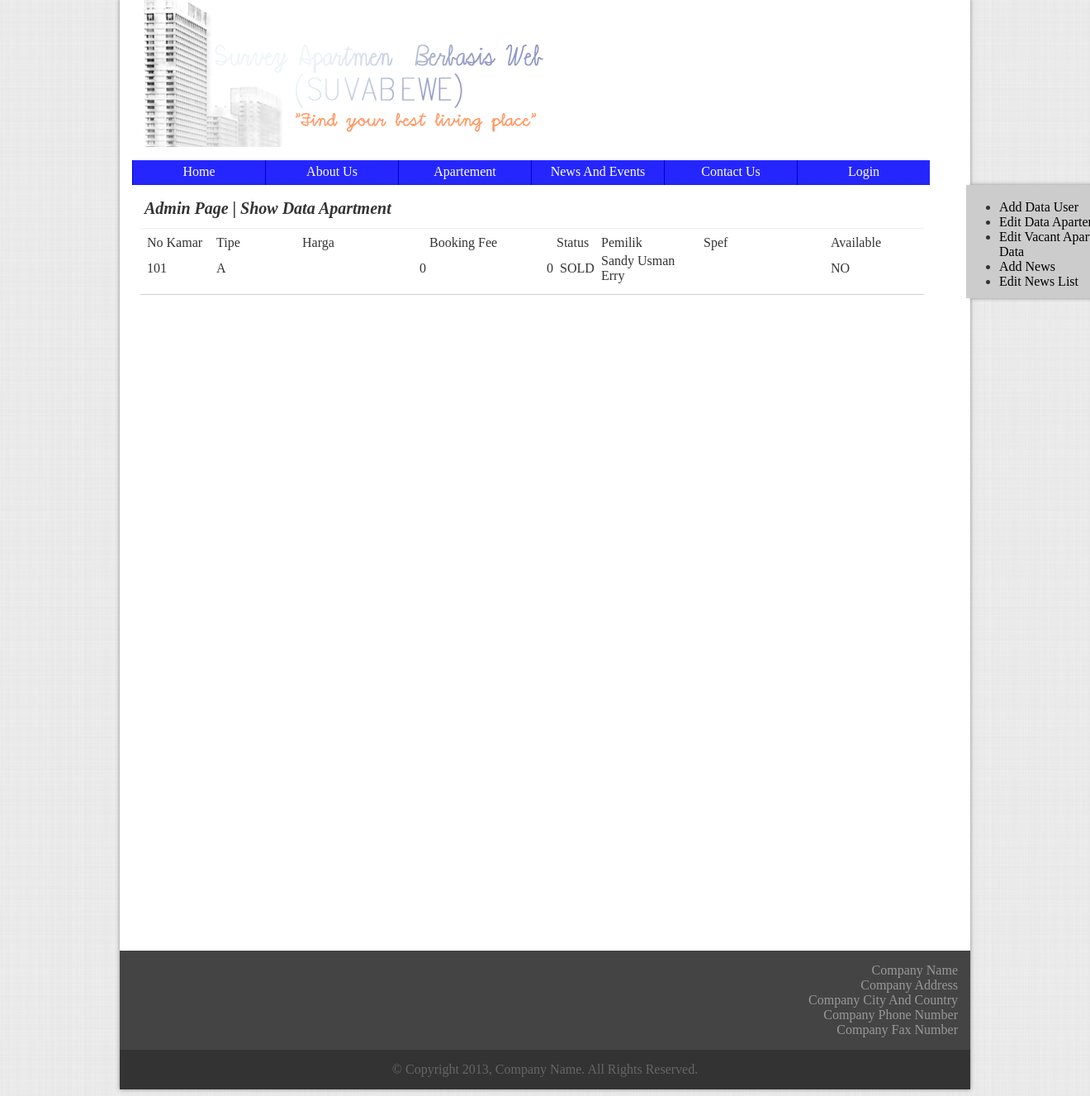
The page /file/admin.php on the database as committed earlier.
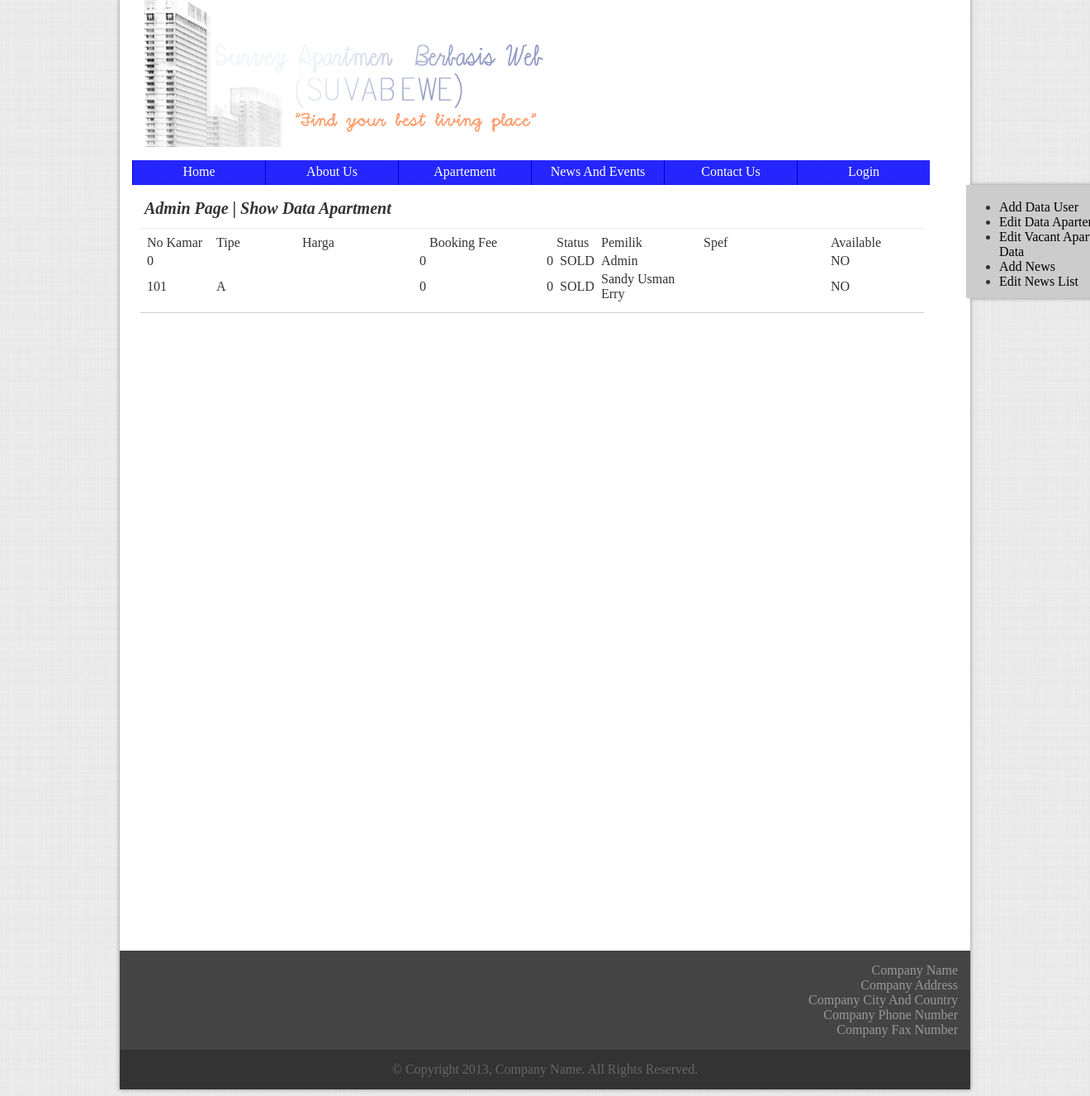
The same page on the database as committed later.
### tables this page shows
CREATE TABLE IF NOT EXISTS `apartemen` (
  `no_kamar` int(5) NOT NULL,
  `type_kamar` varchar(1) NOT NULL,
  `spec_kamar` text NOT NULL,
  `password` text NOT NULL,
  `nama_pemilik` text NOT NULL,
  `email` text NOT NULL,
  `available` tinyint(1) NOT NULL DEFAULT '1',
  `harga` int(20) NOT NULL,
  `booked` tinyint(1) NOT NULL DEFAULT '0',
  `booked_fee` int(20) NOT NULL,
  `booked_date` date NOT NULL,
  `tagihan_listrik` int(20) NOT NULL,
  `tagihan_air` int(20) NOT NULL,
  `gambar_tidur1` text NOT NULL,
  `gambar_tidur2` text NOT NULL,
  `gambar_tidur3` text NOT NULL,
  `gambar_makan` text NOT NULL,
  `gambar_dapur` text NOT NULL,
  `gambar_mandi` text NOT NULL,
  `gambar_tamu` text NOT NULL,
  `gambar_balkon` text NOT NULL,
  PRIMARY KEY (`no_kamar`)
);

### file/admin.php (the view, shortened to what this page needs)
<html>
	<head>
		<link rel="stylesheet" href="../css/templates.css" type="text/css" />
	</head>
	<body>
		<div class="wrapper" id="wrapper">
			<?php include_once ('header.php');?>
			<?php include_once('sidemenu.php');?>
			<div class="container confmargin" style="height:900px">
				<div class="section showapt">
					<div class="sectionheader bottomline">
						<b>Admin Page | Show Data Apartment</b>
					</div>
					<div class="sectioncontent ">
						<table>
							<form method="post">
								<tr>
									<td width="80px"> No Kamar </td>
									<td width="100px"> Tipe </td>
									<td width="150px"> Harga </td>
									<td width="150px"> Booking Fee </td>
									<td width="50px"> Status </td>
									<td width="120px">Pemilik</td>
									<td width="150px"> Spef </td>
									<td width="100px"> Available </td>
								</tr>
								<?php
									$pilihtabel=mysql_query("SELECT * FROM apartemen");
									while(($row=mysql_fetch_array($pilihtabel)))
									{
										$temp1=$row['available'];
										$temp2=$row['booked'];
										echo
										"<tr>
										<td> " . $row['no_kamar'] . "</td>
										<td> " . $row['type_kamar'] . "</td>
										<td align='right'> " . $row['harga'] . "</td>
										<td align='right'> " . $row['booked_fee'] . "</td>
										<td align='center'>
										";
										if($temp1==0)
											echo "SOLD";
										else
											{
											if($temp2==0)
												echo "VACANT";
											else
												echo "BOOKED";
											}
										echo
										"
										</td>
										<td>" . $row['nama_pemilik'] . "</td>
										<td>" . $row['spec_kamar'] . "</td>
										<td>" ;
										if($temp2==0)
											echo "NO";
										else
											echo "YES";
										echo "</td>
									</tr>
									";
								}
							?>
							</form>
						</table>
					</div>
				</div>
			</div>
		</div>
	</body>
</html>
</html>

### file/header.php (shortened to what this page needs)
<link rel="stylesheet" href="../css/templates.css" type="text/css" />
<div class="header" id="header">
	<div class="headerlogo"></div>
	<div class="headernav">
		<ul style="margin-left:-40px">
			<a href="main.php"><li class="headernavmenu">Home</li></a>
			<a href="about_us.php"><li class="headernavmenu">About Us</li></a>
			<a href="apartment.php"><li class="headernavmenu">Apartement</li></a>
			<a href="news.php"><li class="headernavmenu">News And Events</li></a>
			<a href="contact_us.php"><li class="headernavmenu">Contact Us</li></a>
			<li class="headernavmenu">
				<?php
					if (isset($_SESSION['login']))
						echo "Welcome, " . $_SESSION['nama'];
					else
						echo "<a href='login.php' style='color:#FFFFFF'>Login</a>";
				?>
			</li>
		</ul>
	</div>
</div>

### file/sidemenu.php
<div class="adminsidemenu">
	<ul type="disc">
		<li><a href="adduser.php"> Add Data User </a><br></li>
		<li><a href="admin.php"> Edit Data Apartemen</a><br /></li>
		<li><a href="vapart.php"> Edit Vacant Apartemen Data</a><br /></li>
		<li><a href="add_news.php"> Add News </a><br></li>
		<li><a href="editnews.php"> Edit News List </a><br></li>
	</ul>
</div>

### css/templates.css (style rules this page uses)
body { background-image:url("../img/bg-body.png"); background-repeat:repeat; color:#333333; font-family:"Cambria"; font-size:16px; }
a { color:#000000; text-decoration:none; }
.wrapper { width:1000px; margin:-10px auto 0px auto; padding:0px 15px 0px 15px; background-color:#FFFFFF; box-shadow: 0px 0px 5px #888888; }
.header { width:1000px; z-index:3; position:static; }
.headernav { height:30px; }
.headernavmenu { list-style:none; text-align:center; height:20px; margin:0px; padding:5px; width:150px; float:left; border-left:thin solid #0000CC; background-image:url("../img/button.png"); color:#FFFFFF; }
.headerlogo { background-image:url(../img/head.png); width:990px; background-repeat:no-repeat; height:170px; padding:5px; }
.footer { width:1020; margin:0px -15px 0px -15px; padding:5px; }
.subfooter1 { width:1000; margin-left:-5px; padding:15px; background-color:#444444; color:#999999; text-align:right; }
.subfooter2 { width:1000; margin:0px 0px -5px -5px; padding:15px; background-color:#333333; color:#666666; text-align:center; }
.container { width:980px; padding:10px; }
.section { border-bottom:solid thin #CCCCCC; float:left; padding:5px; }
.sectionheader { width:100%; padding:5px; height:30px; font-family:"Bodoni MT"; font-size:20px; font-style:italic; margin-left:-5px; margin-top:-5px; }
.sectioncontent { width:100%; padding:5px; margin-left:-5px; color:#666666; }
.bottomline { border-bottom:solid thin #EEEEEE; }
.confmargin { margin-top:-135px; }
.adminsidemenu { padding-top:2px; padding-top:2px; font-size:16px; height:135px; width:200px; background-color:#CCCCCC; border-color:#000099; position:relative; display:block; top:0px; left:1010px; box-shadow:5px 0px 5px #888888; }
.showapt { width:auto; }

Rows that differ between the two databases and show on the page:
added apartemen: no_kamar "0", harga "0", booked_fee "0", available "SOLD", nama_pemilik "Admin", booked "NO"
